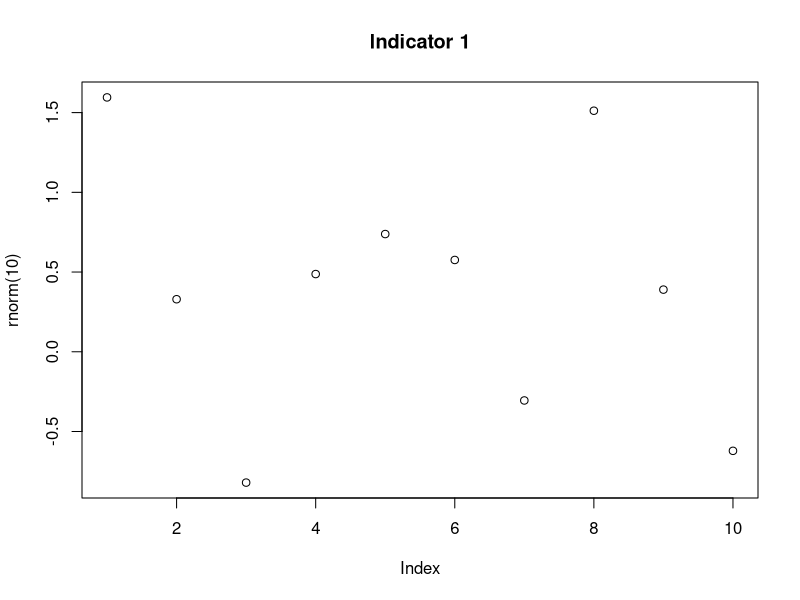
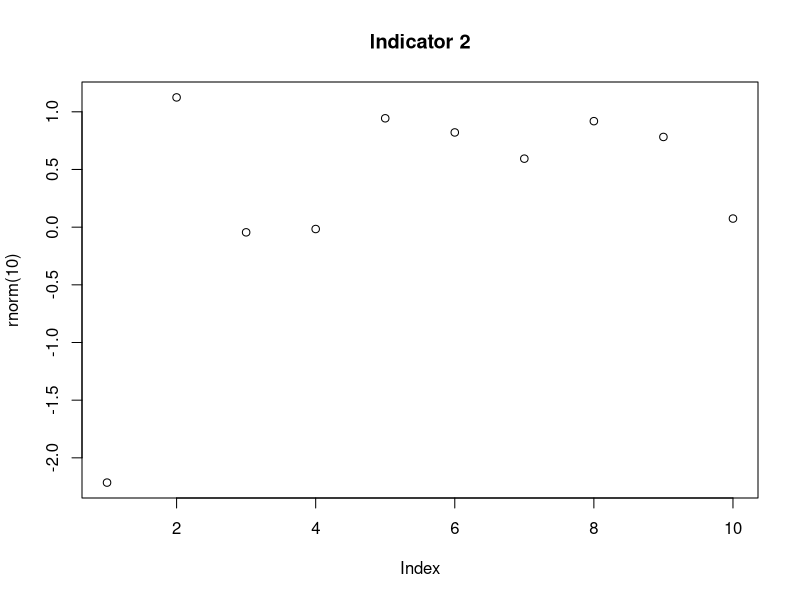
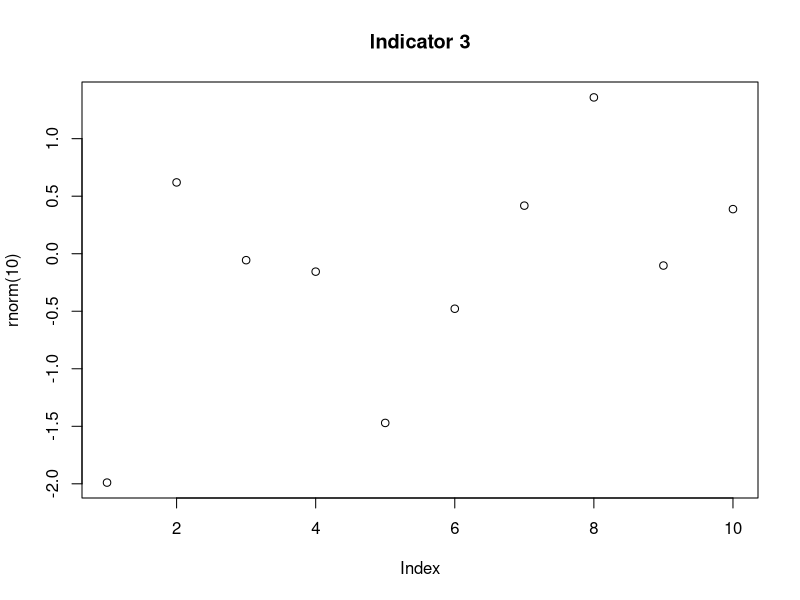
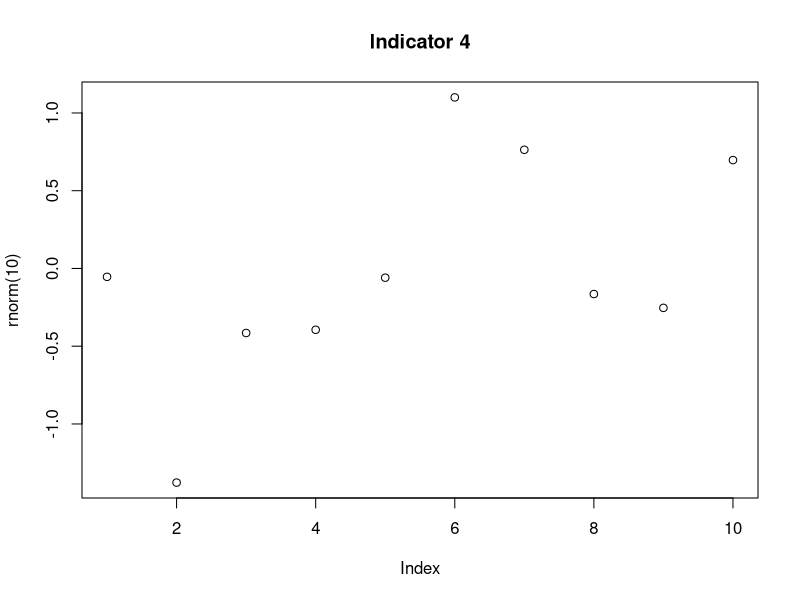
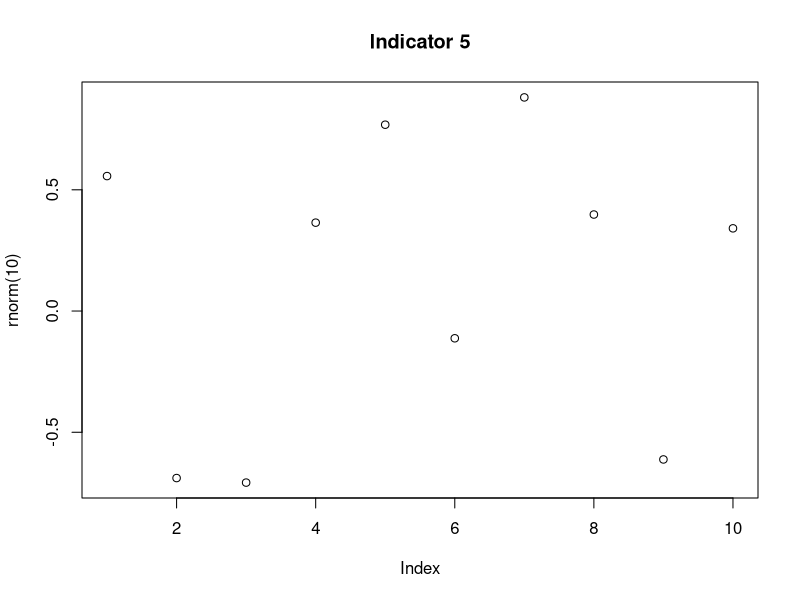

The R source for these figures, in order:
## ---- chunk 1
library(dplyr)
library(knitr)
set.seed(1)

# ---- Simple fake data ----
objectives <- tibble(
  objective_id = c("WQ", "BIO"),
  objective = c("Water Quality", "Biodiversity"),
  grade = c("B", "A"),
  n_indicators = c(2, 3)
)

indicators <- tibble(
  objective_id = c("WQ", "WQ", "BIO", "BIO", "BIO"),
  indicator_id = paste0("IND", 1:5),
  indicator = paste("Indicator", 1:5),
  score = sample(c("Good","Fair","Poor"), 5, replace = TRUE)
)

# ---- CSS to hide sections ----
cat('<style>
.drill-section { display: none; }
.drill-section:target { display: block; }
</style>\n\n')

# ---- Objectives table ----
cat("## Objectives Summary\n\n")
objectives %>%
  mutate(objective = paste0("[", objective, "](#obj_", objective_id, ")")) %>%
  select(Objective = objective, Grade = grade, Indicators = n_indicators) %>%
  kable(escape = FALSE) %>%
  print()

# ---- Objective sections ----
for (obj in objectives$objective_id) {
  obj_name <- objectives$objective[objectives$objective_id == obj]
  inds <- indicators %>% filter(objective_id == obj)

  cat("\n\n<div id='obj_", obj, "' class='drill-section'>\n", sep = "")
  cat("## ", obj_name, "\n\n", sep = "")
  cat("<details><summary><strong>View indicators</strong></summary>\n\n")

  inds %>%
    mutate(indicator = paste0("[", indicator, "](#ind_", indicator_id, ")")) %>%
    select(Indicator = indicator, Score = score) %>%
    kable(escape = FALSE) %>%
    print()

  cat("\n</details>\n")
  cat("</div>\n\n")
}

# ---- Indicator sections ----
for (i in 1:nrow(indicators)) {
  id <- indicators$indicator_id[i]
  name <- indicators$indicator[i]

  cat("\n\n<div id='ind_", id, "' class='drill-section'>\n", sep = "")
  cat("### ", name, "\n\n", sep = "")
  cat("<details><summary><strong>Show plot & info</strong></summary>\n\n")

  print(plot(rnorm(10), main = name))

  cat("\nExample description text for this indicator.\n\n")
  cat("</details>\n")
  cat("</div>\n\n")
}
